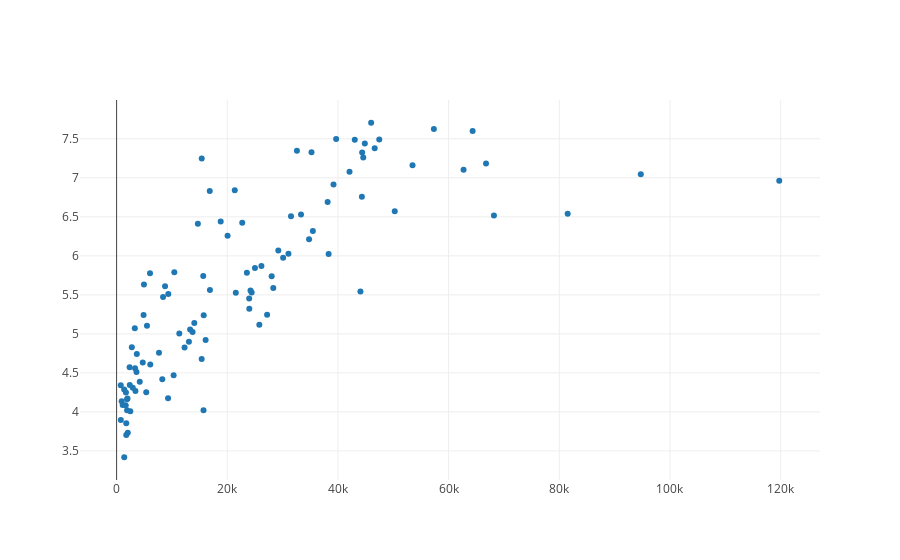

The notebook cell saved with this chart:
### Code cell
print("Comparing between GDP per capita and Average Happiness of Locals")
trace = go.Scatter(
    x = df['GDP per person, 2015-2017'],
    y = df['Average happiness of locally born'],
    mode = 'markers'
)
data = [trace]
# Plot and embed in ipython notebook!
iplot(data)
